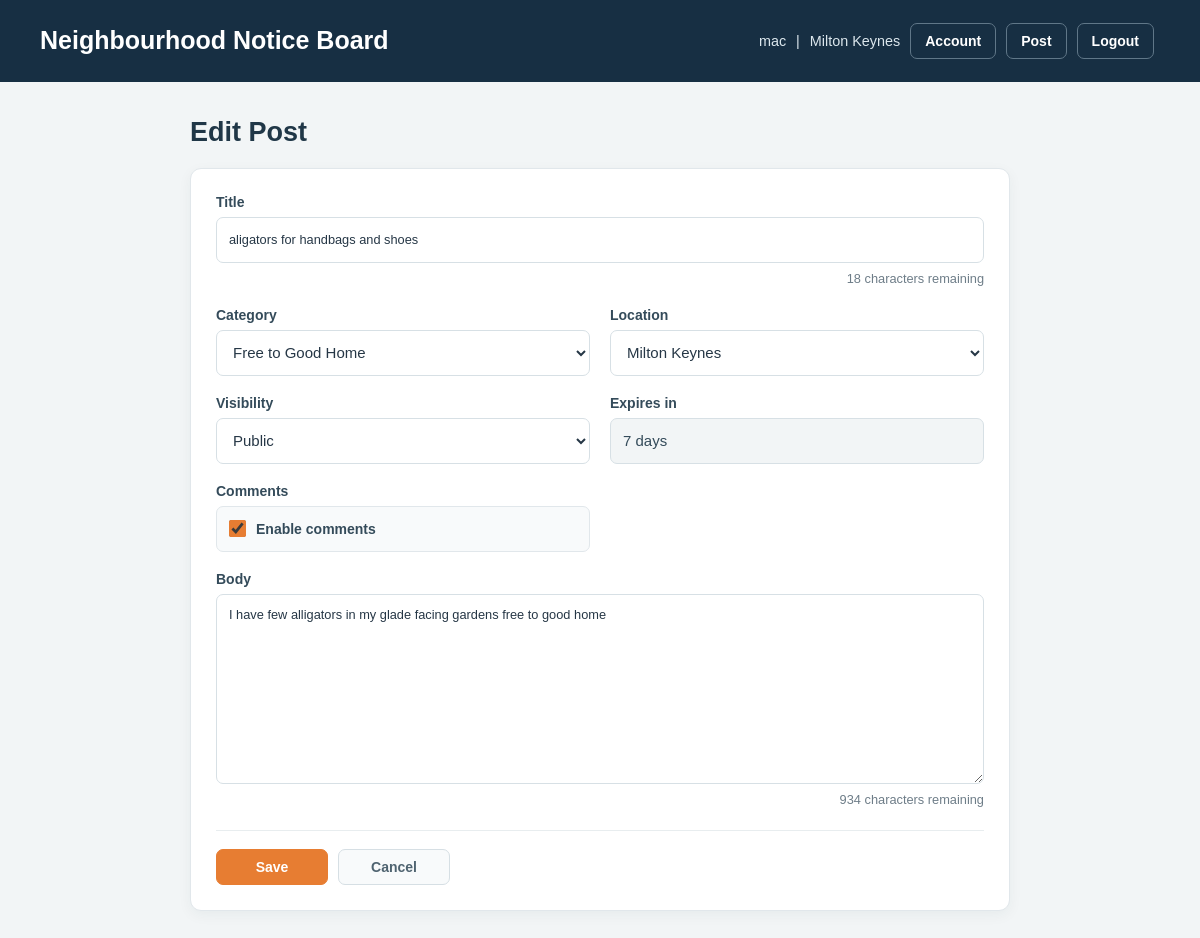
The page /post/11/edit (signed in) on the database its author committed.
### models/models.py (models this page shows)
class User(UserMixin, db.Model):
    id = db.Column(db.Integer, primary_key=True)
    username = db.Column(
        db.String(80),
        unique=True,
        nullable=False
    )
    password_hash = db.Column(
        db.String(255),
        nullable=False
    )
    default_location = db.Column(
        db.String(120),
        nullable=False,
        default="Unknown"
    )
    created_at = db.Column(
        db.DateTime,
        default=datetime.utcnow,
        nullable=False
    )
    last_login = db.Column(
        db.DateTime,
        nullable=True
    )
    last_successful_login_datetime = db.Column(
        db.DateTime,
        nullable=True
    )
    login_fail_count = db.Column(
        db.Integer,
        nullable=False,
        default=0
    )
    login_last_attempt_status = db.Column(
        db.String(20),
        nullable=False,
        default="SUCCESS"
    )
    login_last_failed_datetime = db.Column(
        db.DateTime,
        nullable=True
    )
    login_retry_after_datetime = db.Column(
        db.DateTime,
        nullable=True
    )
    security_fail_count = db.Column(
        db.Integer,
        nullable=False,
        default=0
    )
    security_last_attempt_status = db.Column(
        db.String(20),
        nullable=False,
        default="SUCCESS"
    )
    security_last_failed_datetime = db.Column(
        db.DateTime,
        nullable=True
    )
    security_retry_after_datetime = db.Column(
        db.DateTime,
        nullable=True
    )
    status = db.Column(
        db.String(20),
        nullable=False,
        default="active"
    )
    is_admin = db.Column(
        db.Boolean,
        nullable=False,
        default=False
    )
    security_question = db.Column(
        db.String(255),
        nullable=False
    )
    security_answer_hash = db.Column(
        db.String(255),
        nullable=False
    )
    posts = db.relationship(
        "Post",
        backref="author",
        lazy=True
    )
    picked_posts = db.relationship(
        "PostPick",
        backref="user",
        lazy=True,
        cascade="all, delete-orphan"
    )
    comments = db.relationship(
        "Comment",
        backref="author",
        lazy=True,
        cascade="all, delete-orphan"
    )

class Post(db.Model):
    id = db.Column(db.Integer, primary_key=True)
    title = db.Column(
        db.String(200),
        nullable=False
    )
    body = db.Column(
        db.Text,
        nullable=False
    )
    category = db.Column(
        db.String(50),
        nullable=False
    )
    location = db.Column(
        db.String(120),
        nullable=False,
        default="Unknown"
    )
    visibility = db.Column(
        db.String(20),
        nullable=False,
        default="public"
    )
    comments_enabled = db.Column(
        db.Boolean,
        nullable=False,
        default=False
    )
    expires_in_days = db.Column(
        db.Integer,
        nullable=False,
        default=7,
        server_default="7"
    )
    created_at = db.Column(
        db.DateTime,
        default=datetime.utcnow
    )
    author_id = db.Column(
        db.Integer,
        db.ForeignKey("user.id"),
        nullable=False
    )
    picks = db.relationship(
        "PostPick",
        backref="post",
        lazy=True,
        cascade="all, delete-orphan"
    )
    comments = db.relationship(
        "Comment",
        backref="post",
        lazy=True,
        cascade="all, delete-orphan"
    )

### routes/posts.py (the view, shortened to what this page needs)
@app.route("/post/<int:post_id>/edit", methods=["GET", "POST"])
@login_required
def edit_post(post_id):
    post = Post.query.get_or_404(post_id)
    locations = load_location_choices()
    error = None
    if post.author_id != current_user.id:
        abort(403)
    return render_template(
        "post_form.html",
        post=post,
        locations=locations,
        current_user=current_user,
        is_edit=True,
        expiry_choices=config.POST_EXPIRY_CHOICES,
        error=error
    )

### app.py (called while the page is built, shortened)
@app.before_request
def ensure_post_expiry_schema():
    global _post_expiry_schema_checked
    if _post_expiry_schema_checked:
        return

@login_manager.user_loader
def load_user(user_id):
    return User.query.get(int(user_id))

### templates/post_form.html (shortened to what this page needs)
{% extends "base.html" %}
{% block page_styles %}
    <link rel="stylesheet" href="{{ url_for('static', filename='css/public.css') }}">
    <link rel="stylesheet" href="{{ url_for('static', filename='css/post-form.css') }}">
{% endblock %}
{% block body_class %}public-page post-form-page{% endblock %}
{% block content %}
<main class="post-form-shell">
    <header class="form-page-heading">
        <h2>{% if post %}Edit Post{% else %}Create New Post{% endif %}</h2>
    </header>
    <form method="post" class="post-editor">
        <div class="form-field form-field--wide">
            <label for="title">Title</label>
            <input id="title" type="text" name="title" value="{{ post.title if post else '' }}" maxlength="50" data-character-limit data-character-count="post-title-count" aria-describedby="post-title-count" required>
            <small id="post-title-count" class="character-count">50 characters remaining</small>
        </div>
        <div class="form-field">
            <label for="category">Category</label>
            <select id="category" name="category">
                <option value="Free to Good Home" {% if post and post.category == 'Free to Good Home' %}selected{% endif %}>Free to Good Home</option>
            </select>
        </div>
        <div class="form-field">
            <label for="location">Location</label>
            <select id="location" name="location" required>
                {% for loc in locations %}
                    <option value="{{ loc }}"
                        {% if post and post.location == loc %}selected
                        {% elif not post and loc == current_user.default_location %}selected
                        {% endif %}>
                        {{ loc }}
                    </option>
                {% endfor %}
            </select>
        </div>
        <div class="form-field">
            <label for="visibility">Visibility</label>
            <select id="visibility" name="visibility">
                <option value="public" {% if post and post.visibility == 'public' %}selected{% endif %}>Public</option>
            </select>
        </div>
        <div class="form-field">
            <label for="expires_in_days">Expires in</label>
            {% if is_edit %}
                <div class="form-display-value">{{ post.expires_in_days }} days</div>
            {% else %}
                <select id="expires_in_days" name="expires_in_days">
                    {% for days in expiry_choices %}
                        <option value="{{ days }}" {% if selected_expiry_days == days %}selected{% endif %}>{{ days }} days</option>
                    {% endfor %}
                </select>
            {% endif %}
        </div>
        <div class="form-field">
            <span class="form-field-label">Comments</span>
            <div class="form-checkbox">
                <input
                    id="comments_enabled"
                    type="checkbox"
                    name="comments_enabled"
                    value="1"
                    {% if post and post.comments_enabled %}checked{% endif %}
                >
                <label for="comments_enabled">Enable comments</label>
            </div>
        </div>
        <div class="form-field form-field--wide">
            <label for="body">Body</label>
            <textarea id="body" name="body" maxlength="1000" data-character-limit data-character-count="post-body-count" aria-describedby="post-body-count" required>{{ post.body if post else '' }}</textarea>
            <small id="post-body-count" class="character-count">1000 characters remaining</small>
        </div>
        <div class="form-actions">
            <button type="submit" class="post-button primary-action">Save</button>
            <a href="{{ url_for('home') }}" class="post-button cancel-action">Cancel</a>
        </div>
    </form>
</main>
{% endblock %}

### templates/base.html (shortened to what this page needs)
<!DOCTYPE html>
<html>
<head>
    {% block page_styles %}{% endblock %}
</head>
<body class="{% block body_class %}{% endblock %}">
    <div class="topbar">
        <h1>Neighbourhood Notice Board</h1>
        <div class="user-info">
            {% if current_user.is_authenticated %}
                <span>{{ current_user.username }}</span>
                <span>|</span>
                <span>{{ current_user.default_location }}</span>
                <a href="{{ url_for('account') }}" class="post-button">Account</a>
                <a href="{{ url_for('create_post') }}" class="post-button">Post</a>
                <form method="post" action="{{ url_for('logout') }}" class="inline-form">
                    <button type="submit" class="post-button">Logout</button>
                </form>
            {% else %}
                <a href="{{ url_for('login') }}" class="post-button">Login</a>
                <a href="{{ url_for('register') }}" class="post-button">Register</a>
            {% endif %}
        </div>
    </div>
    {% block content %}
    {% endblock %}
</body>
</html>

### static/css/public.css (style rules this page uses)
:root { --notice-navy: #172f43; --notice-navy-light: #25475d; --notice-orange: #e77d32; --notice-orange-dark: #c96320; --notice-ink: #263746; --notice-muted: #6e7d88; --notice-line: #e1e7eb; --notice-paper: #ffffff; --notice-ground: #f2f5f6; }
body.public-page { box-sizing: border-box; max-width: none; margin: 0; padding: 0; background: var(--notice-ground); color: var(--notice-ink); font-family: "Aptos", "Trebuchet MS", sans-serif; }
.public-page *, .public-page *::before, .public-page *::after { box-sizing: border-box; }
.public-page .topbar { min-height: 82px; margin: 0; padding: 16px max(24px, calc((100vw - 1120px) / 2)); border: 0; background: var(--notice-navy); color: #fff; }
.public-page .topbar h1 { margin: 0; color: #fff; font-size: 25px; line-height: 1.25; }
.public-page .user-info { display: flex; flex-wrap: wrap; align-items: center; gap: 10px; color: #dce7ed; }
.public-page .user-info a { margin: 0; }
.public-page .topbar .post-button { border-color: #607788; background: transparent; color: #fff; }
.public-page .post-button { padding: 9px 14px; border: 1px solid #d6dfe4; border-radius: 7px; background: #f8fafb; color: #344b5a; font: inherit; font-size: 14px; font-weight: 600; text-decoration: none; cursor: pointer; transition: background-color 0.16s ease, border-color 0.16s ease; }
.public-page .inline-form { display: inline-flex; margin: 0; }
.public-page .character-count { display: block; color: var(--notice-muted); font-size: 0.8em; line-height: 1.4; text-align: right; }

### static/css/post-form.css (style rules this page uses)
.post-form-page .post-form-shell { width: min(820px, calc(100% - 48px)); margin: 34px auto 56px; }
.post-form-page .form-page-heading { margin-bottom: 18px; }
.post-form-page .form-page-heading h2 { margin: 0; color: #203747; font-size: 27px; line-height: 1.25; }
.post-form-page .post-editor { display: grid; grid-template-columns: repeat(2, minmax(0, 1fr)); gap: 19px 20px; padding: 25px; border: 1px solid #e1e7eb; border-radius: 11px; background: #fff; box-shadow: 0 4px 14px rgb(29 52 68 / 5%); }
.post-form-page .form-field { display: flex; min-width: 0; flex-direction: column; gap: 7px; }
.post-form-page .form-field--wide { grid-column: 1 / -1; }
.post-form-page .form-field > label, .post-form-page .form-field-label { color: #344b5a; font-size: 14px; font-weight: 700; }
.post-form-page .form-field input[type="text"], .post-form-page .form-field input[type="password"], .post-form-page .form-field select, .post-form-page .form-field textarea { width: 100%; min-height: 46px; padding: 10px 12px; border: 1px solid #d7e0e5; border-radius: 7px; background: #fff; color: #263746; font: inherit; font-size: 15px; }
.post-form-page .form-field textarea { min-height: 190px; resize: vertical; line-height: 1.6; }
.post-form-page .form-display-value { display: flex; min-height: 46px; align-items: center; padding: 10px 12px; border: 1px solid #d7e0e5; border-radius: 7px; background: #f2f5f6; color: #344b5a; font-size: 15px; }
.post-form-page .form-field input[name="title"], .post-form-page .form-field textarea[name="body"] { font-size: 0.8em; }
.post-form-page .form-checkbox { display: flex; min-height: 46px; flex-direction: row; align-items: center; gap: 10px; padding: 0 12px; border: 1px solid #e1e7eb; border-radius: 7px; background: #f8fafb; }
.post-form-page .form-checkbox input { width: 17px; height: 17px; margin: 0; accent-color: #e77d32; }
.post-form-page .form-checkbox label { color: #344b5a; font-size: 14px; font-weight: 600; cursor: pointer; }
.post-form-page .form-actions { display: flex; grid-column: 1 / -1; align-items: center; gap: 10px; margin-top: 2px; padding-top: 18px; border-top: 1px solid #e8edef; }
.post-form-page .form-actions .post-button { min-width: 112px; margin: 0; text-align: center; }
.post-form-page .form-actions .primary-action { border-color: #e77d32; background: #e77d32; color: #fff; }
.post-form-page .form-actions .cancel-action { color: #4f6370; }

### rows shown on the page
User: username "mac", default_location "Milton Keynes"
Post: title "aligators for handbags and shoes", category "Free to Good Home", location "Milton Keynes", visibility "Public", expires_in_days "7", comments_enabled "☑", body "I have few alligators in my glade facing gardens free to good home"
